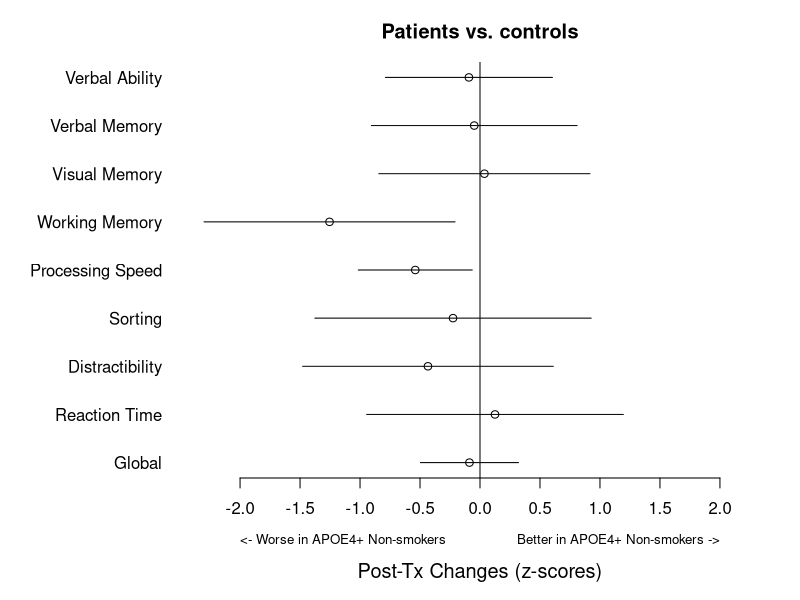

Generate this figure with R:

#setEPS() # subsequent calls to postscript() should save file in EPS
#postscript("Fig2_blup_PvC.eps", paper="special", horizontal = FALSE, height = 5, width=8)
pdf(file = "Ahles_Fig3.pdf", height = 5, width = 8, paper = "special")
M <- matrix(NA, ncol = 3, nrow = 9)
dimnames(M) <- list(c("Verbal Ability", "Verbal Memory", "Visual Memory", "Working Memory", "Processing Speed", "Sorting", "Distractibility", "Reaction Time", "Global"), c("estimate", "95L", "95U"))
M[1, ] <- c(-0.09243, -0.7885, 0.6037)   ##f1
M[2, ] <- c(-0.04798, -0.9054, 0.8095)   ##f2
M[3, ] <- c(0.03665, -0.8434, 0.9167)    ##f3
M[4, ] <- c(-1.2543, -2.3005, -0.2080)   ##f4
M[5, ] <- c(-0.5396, -1.0147, -0.06437)  ##f5
M[6, ] <- c(-0.2249, -1.3768, 0.9269)    ##f6
M[7, ] <- c(-0.4338, -1.4783, 0.6108)    ##f7
M[8, ] <- c(0.1250, -0.9448, 1.1949)     ##f8
M[9, ] <- c(-0.08789, -0.4968, 0.3210)   ##f9

par(mar = c(6.1, 9.1, 3.1, 1.1)) # margins
plot(x = range(M), y = c(1, 9), type = "n", xlab="", ylab="", xlim = c(-2.3, 2.3), axes=F)
points(x = M[, "estimate"], y = 9:1)
title(main="Patients vs. controls")
segments(x0 = M[, "95L"], x1 = M[, "95U"], y0 = 9:1, y1 = 9:1)
abline(v = 0)
mtext(rownames(M), side = 2, at = 9:1, las = 1, line = 1, adj = 1)
axis(1, at = seq(-2, 2, by=0.5))
mtext("<- Worse in APOE4+ Non-smokers ", cex = .8, side = 1, line = 2.5, at = -2.0, adj = 0)
mtext("Better in APOE4+ Non-smokers ->" , cex = .8, side = 1, line = 2.5, at = 2.0, adj = 1)
mtext("Post-Tx Changes (z-scores)", side = 1, line = 4.2, cex = 1.2)
graphics.off()
